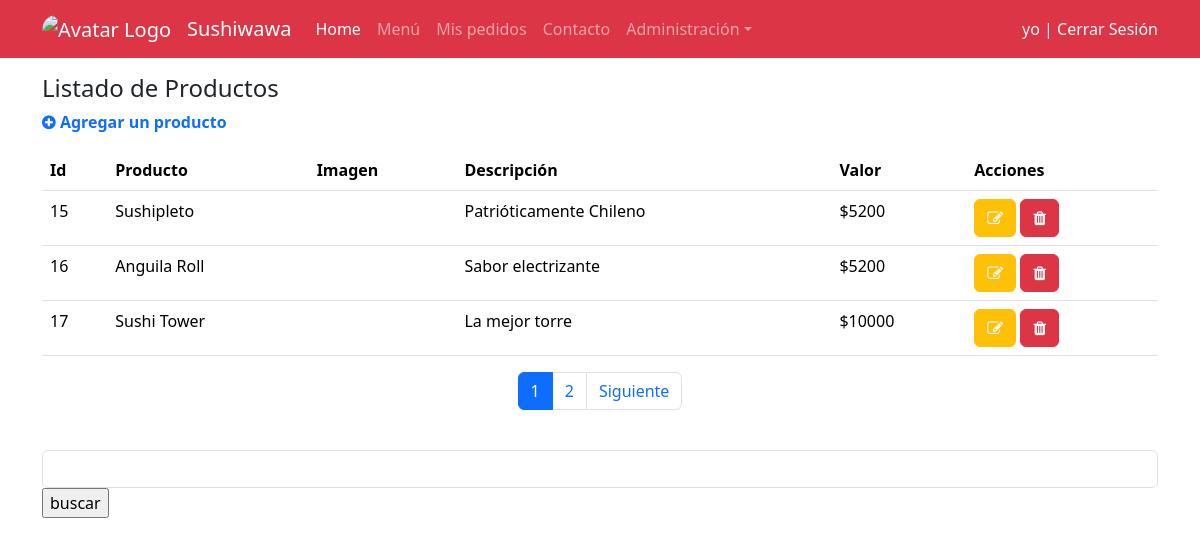
The page /productos/ (signed in) on the database its author committed.
### sushi/models.py (models this page shows, shortened)
class Producto(models.Model):
    nombre_producto=models.CharField(max_length=50, null=False)
    imagen=models.ImageField(upload_to='productos', null=True)
    descripcion=models.CharField(max_length=50, null=False)
    valor=models.IntegerField(null=False)

### sushi/views.py (the view)
# urls.py: path('productos/', productos, name='productos'),
def productos(request):
    productos=Producto.objects.all()
    page=request.GET.get('page',1)
    try:
        pagtr=Paginator(productos,3)
        productos=pagtr.page(page)
    except:
        raise Http404
    print(productos)
    datos={
        "productos":productos,
        "paginator":pagtr
    }
    if request.method=="POST":
        val=request.POST.get("valor")
        productos=Producto.objects.filter(valor=val)
        datos={
        "productos":productos,
        }
    return render(request,'sushi/productos.html', datos)

### sushi/templates/sushi/productos.html (shortened to what this page needs)
{% extends "sushi/base.html" %}
{% load static %}
{% block links %}
<link rel="stylesheet" href="https://cdnjs.cloudflare.com/ajax/libs/font-awesome/4.7.0/css/font-awesome.min.css">
{% endblock links %}
{% block contenido %}
    <div class="container">
      <div class="mt-3">
        <h1 class="h4">Listado de Productos</h1>
        <p ><a href="{% url "crearproducto" %}" class="nodecolink"><i class="fa fa-plus-circle" aria-hidden="true"></i> Agregar un producto</p></a>
      </div>
      <div class="mt-2 table-responsive">
        <table class="table table-hover">
            <thead>
              <tr>
                <th>Id</th>
                <th>Producto</th>
                <th>Imagen</th>
                <th>Descripción</th>
                <th>Valor</th>
                <th>Acciones</th>
              </tr>
            </thead>
            <tbody>
              {% for p in productos  %}
              <tr>
                <td>{{p.id}}</td>
                <td>{{p.nombre_producto | title}}</td>
                <td><img src="{{p.imagen.url}} " alt="" height="50"></td>
                <td>{{p.descripcion | capfirst}}</td>
                <td>${{p.valor }}</td>
                <td>
                    <a href="{% url "modificarproducto" p.id %}" role="button" class="btn btn-warning text-light"><i class="fa fa-pencil-square-o" aria-hidden="true"></i></a>
                    <a href="{% url "eliminarproducto" p.id %}" role="button" class="btn btn-danger"><i class="fa fa-trash" aria-hidden="true"></i></a>
                </td>
              </tr>
              {% endfor %}
            </tbody>
        </table>
          <div>
            {% include 'sushi/paginator.html' %}
          </div>
      </div>
      <form action="" method="post">
        <div class="form-group">
          <input type="text" class="form-control" name="valor" id="id_valor" aria-describedby="helpId" placeholder="">
        </div>
        <input type="submit" value="buscar">
      </form>
    </div>
    {% endblock contenido %}

### sushi/templates/sushi/base.html (shortened to what this page needs)
{% load static %}
<!DOCTYPE html>
<html lang="es">
<head>
    <link href="{% static 'sushi/css/bootstrap.min.css' %} " rel="stylesheet">
    <link rel="stylesheet" href=" {% static 'sushi/css/estilo.css' %} ">
    {% block links %}
    {% endblock links %}
</head>
<body>
    <nav class="navbar navbar-expand-sm navbar-dark bg-danger">
        <div class="container">
            <a class="navbar-brand" href="{% url 'index' %}">
                <img src=" {% static 'sushi/img/dog3logo.png' %} " alt=" Avatar Logo" style="width:40px;"
                class="rounded-pill">
            </a>
            <a class="navbar-brand" href="{% url 'index' %}">Sushiwawa</a>
                <div class="collapse navbar-collapse" id="collapsibleNavId">
                    <ul class="navbar-nav me-auto mt-2 mt-lg-0">
                        <li class="nav-item">
                            <a class="nav-link active" href=" {% url 'index' %}" aria-current="page">Home
                                <span class="visually-hidden">(current)</span></a>
                        </li>
                        <li class="nav-item">
                            <a class="nav-link" href="">Menú</a>
                        </li>
                        <li class="nav-item">
                            <a class="nav-link" href="{% url 'mispedidos' %}">Mis pedidos</a>
                        </li>
                        <li class="nav-item">
                            <a class="nav-link" href="">Contacto</a>
                        </li>
                        <li class="nav-item dropdown">
                            <a class="nav-link dropdown-toggle" href="#" id="dropdownId" data-bs-toggle="dropdown"
                                aria-haspopup="true" aria-expanded="false">Administración</a>
                        </li>
                    </ul>
                    {% if user.is_authenticated %}
                        <span id="sesionlink"><a class="nav-link text-light sesiontext" href="">{{user.username}} |</a></span>
                        <span id="sesionlink"><a class="nav-link text-light sesiontext" href="{% url "logout_view" %}">&nbsp;Cerrar Sesión</a></span>
                    {% endif %}
                </div>
        </div>
    </nav>
    {% block contenido %}
    {% endblock contenido %}
</body>
</html>

### sushi/static/sushi/css/estilo.css (style rules this page uses)
.nodecolink { text-decoration: none; font-weight:600; }

### rows shown on the page
Producto: id "15", nombre_producto "Sushipleto", descripcion "Patrióticamente Chileno", valor "5200"
Producto: id "16", nombre_producto "Anguila Roll", descripcion "Sabor electrizante", valor "5200"
Producto: id "17", nombre_producto "Sushi Tower", descripcion "La mejor torre", valor "10000"

### other values the page prints
{{ user.username }} "yo"
{{ page }} "1" "2"
